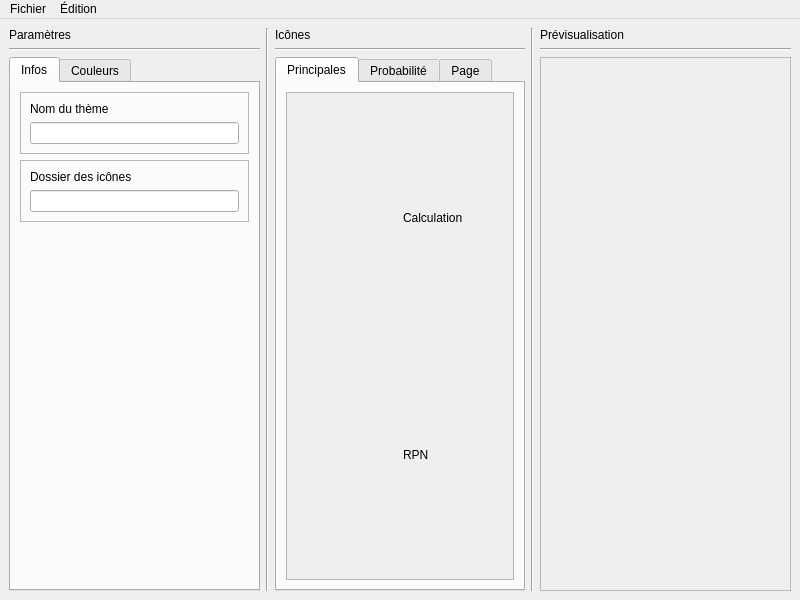
<?xml version="1.0" encoding="UTF-8"?>
<ui version="4.0">
 <class>MainWindow</class>
 <widget class="QMainWindow" name="MainWindow">
  <property name="geometry">
   <rect>
    <x>0</x>
    <y>0</y>
    <width>800</width>
    <height>600</height>
   </rect>
  </property>
  <property name="windowTitle">
   <string notr="true">Omega Theme Designer</string>
  </property>
  <widget class="QWidget" name="centralwidget">
   <property name="enabled">
    <bool>true</bool>
   </property>
   <property name="minimumSize">
    <size>
     <width>800</width>
     <height>576</height>
    </size>
   </property>
   <layout class="QHBoxLayout" name="horizontalLayout_6">
    <item>
     <layout class="QHBoxLayout" name="horizontalLayout" stretch="1,0,1,0,1">
      <item>
       <layout class="QVBoxLayout" name="verticalLayout">
        <item>
         <widget class="QLabel" name="label">
          <property name="text">
           <string>Paramètres</string>
          </property>
         </widget>
        </item>
        <item>
         <widget class="Line" name="line_4">
          <property name="orientation">
           <enum>Qt::Horizontal</enum>
          </property>
         </widget>
        </item>
        <item>
         <widget class="QTabWidget" name="tabWidget">
          <property name="currentIndex">
           <number>0</number>
          </property>
          <widget class="QWidget" name="tab_3">
           <property name="sizePolicy">
            <sizepolicy hsizetype="Expanding" vsizetype="Expanding">
             <horstretch>0</horstretch>
             <verstretch>0</verstretch>
            </sizepolicy>
           </property>
           <property name="accessibleName">
            <string/>
           </property>
           <attribute name="title">
            <string>Infos</string>
           </attribute>
           <layout class="QVBoxLayout" name="verticalLayout_7">
            <item>
             <layout class="QVBoxLayout" name="verticalLayout_6">
              <item>
               <widget class="QFrame" name="frame">
                <property name="sizePolicy">
                 <sizepolicy hsizetype="Preferred" vsizetype="Fixed">
                  <horstretch>0</horstretch>
                  <verstretch>0</verstretch>
                 </sizepolicy>
                </property>
                <property name="frameShape">
                 <enum>QFrame::StyledPanel</enum>
                </property>
                <property name="frameShadow">
                 <enum>QFrame::Raised</enum>
                </property>
                <property name="lineWidth">
                 <number>10</number>
                </property>
                <layout class="QHBoxLayout" name="horizontalLayout_2">
                 <item>
                  <layout class="QVBoxLayout" name="verticalLayout_2" stretch="1,1">
                   <item>
                    <widget class="QLabel" name="label_5">
                     <property name="text">
                      <string>Nom du thème</string>
                     </property>
                    </widget>
                   </item>
                   <item>
                    <widget class="QLineEdit" name="themeNameLineEdit">
                     <property name="text">
                      <string/>
                     </property>
                    </widget>
                   </item>
                  </layout>
                 </item>
                </layout>
               </widget>
              </item>
              <item>
               <widget class="QFrame" name="frame_2">
                <property name="sizePolicy">
                 <sizepolicy hsizetype="Preferred" vsizetype="Fixed">
                  <horstretch>0</horstretch>
                  <verstretch>0</verstretch>
                 </sizepolicy>
                </property>
                <property name="frameShape">
                 <enum>QFrame::StyledPanel</enum>
                </property>
                <property name="frameShadow">
                 <enum>QFrame::Raised</enum>
                </property>
                <layout class="QHBoxLayout" name="horizontalLayout_3">
                 <item>
                  <layout class="QVBoxLayout" name="verticalLayout_5" stretch="0,1">
                   <item>
                    <widget class="QLabel" name="label_6">
                     <property name="text">
                      <string>Dossier des icônes</string>
                     </property>
                    </widget>
                   </item>
                   <item>
                    <widget class="QLineEdit" name="iconsFolderLineEdit">
                     <property name="text">
                      <string/>
                     </property>
                    </widget>
                   </item>
                  </layout>
                 </item>
                </layout>
               </widget>
              </item>
              <item>
               <spacer name="verticalSpacer">
                <property name="orientation">
                 <enum>Qt::Vertical</enum>
                </property>
                <property name="sizeHint" stdset="0">
                 <size>
                  <width>20</width>
                  <height>40</height>
                 </size>
                </property>
               </spacer>
              </item>
             </layout>
            </item>
           </layout>
          </widget>
          <widget class="QWidget" name="tab_4">
           <attribute name="title">
            <string>Couleurs</string>
           </attribute>
           <layout class="QVBoxLayout" name="verticalLayout_11">
            <item>
             <layout class="QVBoxLayout" name="verticalLayout_9">
              <item>
               <widget class="QFrame" name="frame_3">
                <property name="frameShape">
                 <enum>QFrame::StyledPanel</enum>
                </property>
                <property name="frameShadow">
                 <enum>QFrame::Raised</enum>
                </property>
                <layout class="QVBoxLayout" name="verticalLayout_13">
                 <item>
                  <layout class="QVBoxLayout" name="verticalLayout_12">
                   <item>
                    <widget class="QLabel" name="label_2">
                     <property name="text">
                      <string>PrimaryText</string>
                     </property>
                    </widget>
                   </item>
                   <item>
                    <widget class="QLineEdit" name="lineEdit"/>
                   </item>
                  </layout>
                 </item>
                </layout>
               </widget>
              </item>
              <item>
               <spacer name="verticalSpacer_2">
                <property name="orientation">
                 <enum>Qt::Vertical</enum>
                </property>
                <property name="sizeHint" stdset="0">
                 <size>
                  <width>20</width>
                  <height>40</height>
                 </size>
                </property>
               </spacer>
              </item>
             </layout>
            </item>
           </layout>
          </widget>
         </widget>
        </item>
       </layout>
      </item>
      <item>
       <widget class="Line" name="line">
        <property name="orientation">
         <enum>Qt::Vertical</enum>
        </property>
       </widget>
      </item>
      <item>
       <layout class="QVBoxLayout" name="verticalLayout_3">
        <item>
         <widget class="QLabel" name="label_3">
          <property name="text">
           <string>Icônes</string>
          </property>
         </widget>
        </item>
        <item>
         <widget class="Line" name="line_5">
          <property name="orientation">
           <enum>Qt::Horizontal</enum>
          </property>
         </widget>
        </item>
        <item>
         <widget class="QTabWidget" name="tabWidget_2">
          <property name="currentIndex">
           <number>0</number>
          </property>
          <widget class="QWidget" name="tabMainIcons">
           <attribute name="title">
            <string>Principales</string>
           </attribute>
           <layout class="QVBoxLayout" name="verticalLayout_14">
            <item>
             <widget class="QScrollArea" name="scrollArea_2">
              <property name="widgetResizable">
               <bool>true</bool>
              </property>
              <widget class="QWidget" name="scrollAreaWidgetContents">
               <property name="geometry">
                <rect>
                 <x>0</x>
                 <y>0</y>
                 <width>192</width>
                 <height>446</height>
                </rect>
               </property>
               <layout class="QVBoxLayout" name="verticalLayout_10">
                <item>
                 <layout class="QHBoxLayout" name="horizontalLayout_4">
                  <item>
                   <widget class="QLabel" name="iconCalculator">
                    <property name="text">
                     <string/>
                    </property>
                    <property name="pixmap">
                     <pixmap resource="application.qrc">:/iconPlaceholder.png</pixmap>
                    </property>
                   </widget>
                  </item>
                  <item>
                   <widget class="QLabel" name="label_7">
                    <property name="text">
                     <string>Calculation</string>
                    </property>
                   </widget>
                  </item>
                 </layout>
                </item>
                <item>
                 <layout class="QHBoxLayout" name="horizontalLayout_5">
                  <item>
                   <widget class="QLabel" name="iconRPN">
                    <property name="text">
                     <string/>
                    </property>
                    <property name="pixmap">
                     <pixmap resource="application.qrc">:/iconPlaceholder.png</pixmap>
                    </property>
                   </widget>
                  </item>
                  <item>
                   <widget class="QLabel" name="label_8">
                    <property name="text">
                     <string>RPN</string>
                    </property>
                   </widget>
                  </item>
                 </layout>
                </item>
               </layout>
              </widget>
             </widget>
            </item>
           </layout>
          </widget>
          <widget class="QWidget" name="tab_6">
           <attribute name="title">
            <string>Probabilité</string>
           </attribute>
          </widget>
          <widget class="QWidget" name="tab">
           <attribute name="title">
            <string>Page</string>
           </attribute>
          </widget>
         </widget>
        </item>
       </layout>
      </item>
      <item>
       <widget class="Line" name="line_2">
        <property name="orientation">
         <enum>Qt::Vertical</enum>
        </property>
       </widget>
      </item>
      <item>
       <layout class="QVBoxLayout" name="verticalLayout_4">
        <item>
         <widget class="QLabel" name="label_4">
          <property name="text">
           <string>Prévisualisation</string>
          </property>
         </widget>
        </item>
        <item>
         <widget class="Line" name="line_6">
          <property name="orientation">
           <enum>Qt::Horizontal</enum>
          </property>
         </widget>
        </item>
        <item>
         <widget class="QScrollArea" name="scrollArea">
          <property name="widgetResizable">
           <bool>true</bool>
          </property>
          <widget class="QWidget" name="scrollAreaWidgetContents_3">
           <property name="geometry">
            <rect>
             <x>0</x>
             <y>0</y>
             <width>237</width>
             <height>505</height>
            </rect>
           </property>
           <layout class="QVBoxLayout" name="verticalLayout_8"/>
          </widget>
         </widget>
        </item>
       </layout>
      </item>
     </layout>
    </item>
   </layout>
  </widget>
  <widget class="QMenuBar" name="menubar">
   <property name="geometry">
    <rect>
     <x>0</x>
     <y>0</y>
     <width>800</width>
     <height>24</height>
    </rect>
   </property>
   <widget class="QMenu" name="menuFile">
    <property name="title">
     <string>Fichier</string>
    </property>
    <widget class="QMenu" name="menuExporter">
     <property name="title">
      <string>Exporter</string>
     </property>
     <addaction name="actionZip"/>
    </widget>
    <addaction name="actionNew"/>
    <addaction name="actionOpen"/>
    <addaction name="separator"/>
    <addaction name="actionSave"/>
    <addaction name="menuExporter"/>
    <addaction name="separator"/>
    <addaction name="actionClose"/>
   </widget>
   <widget class="QMenu" name="menuEdit">
    <property name="title">
     <string>Édition</string>
    </property>
    <addaction name="actionCopy"/>
    <addaction name="actionPaste"/>
    <addaction name="actionCut"/>
    <addaction name="separator"/>
    <addaction name="actionSelectAll"/>
   </widget>
   <addaction name="menuFile"/>
   <addaction name="menuEdit"/>
  </widget>
  <action name="actionSave">
   <property name="text">
    <string>Sauvegarder</string>
   </property>
   <property name="shortcut">
    <string>Ctrl+S</string>
   </property>
  </action>
  <action name="actionNew">
   <property name="text">
    <string>Nouveau</string>
   </property>
   <property name="shortcut">
    <string>Ctrl+N</string>
   </property>
  </action>
  <action name="actionOpen">
   <property name="text">
    <string>Ouvrir</string>
   </property>
   <property name="shortcut">
    <string>Ctrl+O</string>
   </property>
  </action>
  <action name="actionCopy">
   <property name="text">
    <string>Copier</string>
   </property>
   <property name="shortcut">
    <string>Ctrl+C</string>
   </property>
  </action>
  <action name="actionPaste">
   <property name="text">
    <string>Coller</string>
   </property>
   <property name="shortcut">
    <string>Ctrl+V</string>
   </property>
  </action>
  <action name="actionCut">
   <property name="text">
    <string>Couper</string>
   </property>
   <property name="shortcut">
    <string>Ctrl+X</string>
   </property>
  </action>
  <action name="actionSelectAll">
   <property name="text">
    <string>Tout sélectionner</string>
   </property>
   <property name="shortcut">
    <string>Ctrl+A</string>
   </property>
  </action>
  <action name="actionZip">
   <property name="text">
    <string>.zip</string>
   </property>
  </action>
  <action name="actionClose">
   <property name="text">
    <string>Fermer</string>
   </property>
   <property name="shortcut">
    <string>Ctrl+W</string>
   </property>
  </action>
 </widget>
 <resources>
  <include location="application.qrc"/>
 </resources>
 <connections/>
</ui>
